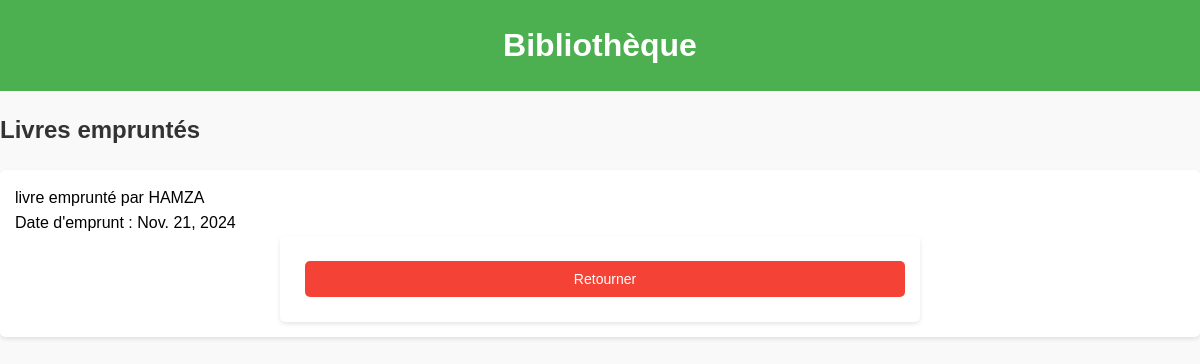
The page /emprunts/ on the database its author committed.
### livres/models.py (models this page shows, shortened)
class Emprunt(models.Model):
    livre = models.ForeignKey(Livre, on_delete=models.CASCADE)
    nom_emprunteur = models.CharField(max_length=100)
    date_emprunt = models.DateField(default=date.today)
    return_date = models.DateField(null=True, blank=True)
    emprunt_count = models.PositiveIntegerField(default=0)

class Livre(models.Model):
    titre = models.CharField(max_length=200)
    auteur = models.CharField(max_length=100)
    date_publication = models.DateField()
    disponible = models.BooleanField(default=True)
    emprunt_count = models.PositiveIntegerField(default=0)
    image = models.ImageField(upload_to='livres/', null=True, blank=True)

### livres/views.py (the view)
# urls.py: path('emprunts/', views.emprunts, name='emprunts'),
def emprunts(request):
    emprunts = Emprunt.objects.filter(return_date__isnull=True)  # Only show books that have not been returned
    return render(request, 'livres/emprunts.html', {'emprunts': emprunts})

### livres/templates/livres/emprunts.html (shortened to what this page needs)
{% extends 'base.html' %}
{% block content %}
    <h2>Livres empruntés</h2>
    <ul>
        {% for emprunt in emprunts %}
            <li>
                {{ emprunt.livre.titre }} emprunté par {{ emprunt.nom_emprunteur }}
                <br>
                Date d'emprunt : {{ emprunt.date_emprunt }}
                <form action="{% url 'return_livre' emprunt.pk %}" method="post">
                    <button type="submit" class="btn btn-danger">Retourner</button>
                </form>
            </li>
        {% endfor %}
    </ul>
{% endblock %}

### static/styles.css (style rules this page uses)
body { font-family: Arial, sans-serif; background-color: #f9f9f9; margin: 0; padding: 0; line-height: 1.6; }
h2 { color: #333; margin: 20px 0; }
.btn { padding: 10px 15px; margin: 5px; border: none; border-radius: 5px; cursor: pointer; font-size: 14px; display: inline-block; }
.btn-danger { background-color: #f44336; color: white; }
ul { list-style-type: none; padding: 0; }
li { background: #fff; margin: 10px 0; padding: 15px; border-radius: 5px; box-shadow: 0 2px 4px rgba(0, 0, 0, 0.1); }
form { background: #fff; padding: 20px; border-radius: 5px; box-shadow: 0 2px 4px rgba(0, 0, 0, 0.1); max-width: 600px; margin: 0 auto; }
form button { width: 100%; background-color: #4CAF50; color: white; padding: 10px; border: none; border-radius: 5px; cursor: pointer; font-size: 16px; }

### rows shown on the page
Emprunt: livre.titre "livre", nom_emprunteur "HAMZA", date_emprunt "Nov. 21, 2024"
